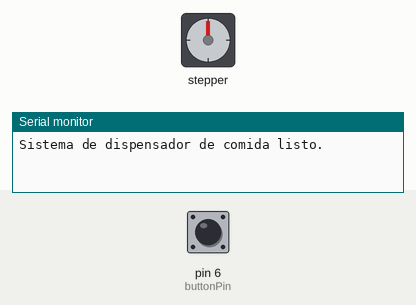
Recording of a sketch running on a simulated Arduino Uno, built with avr-gcc and run on an emulated ATmega328P. Parts: stepper motor, the last lines printed to the serial monitor. The test bench sets the inputs (shaded band); at power-on: pin 6 (buttonPin) HIGH. Stepper angles assume 2048 steps per turn.

Above: at 1.2 s.
1.3 s: pin 6 (buttonPin) pulled LOW for 0.15 s
At 3.9 s:
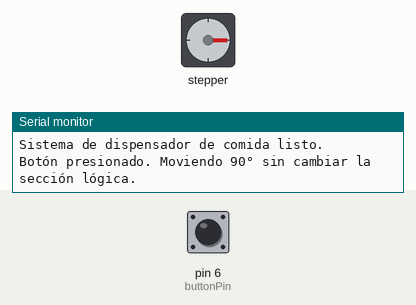
5.8 s: pin 6 (buttonPin) pulled LOW for 1 s
At 8.0 s:
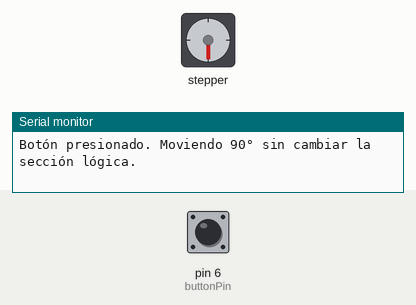
8.8 s: pin 6 (buttonPin) pulled LOW for 0.15 s
At 10.9 s:
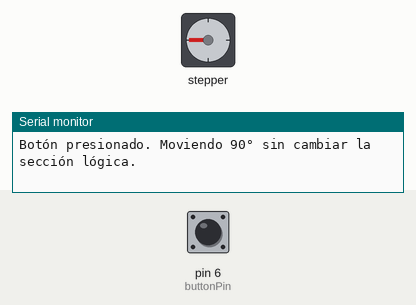
11.8 s: pin 6 (buttonPin) pulled LOW for 3.2 s
At 12.33 s:
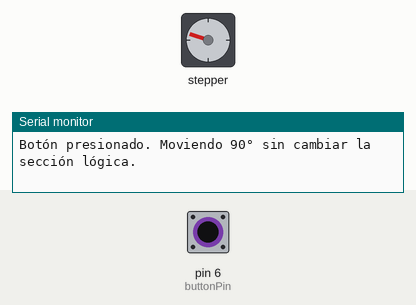
Timing chart, 0 to 14.9 s (numbered marks = the images above; inputs shaded):
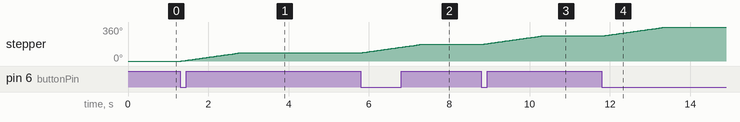

The sketch:

Codigofinal.ino
```cpp
#include <SPI.h>
#include <MFRC522.h>
#include <Stepper.h>

// Configuración del motor paso a paso
const int stepsPerRevolution = 2048; // Pasos por revolución del motor 28BYJ-48
const int stepsPerQuarterTurn = 512; // Pasos necesarios para girar 90° (1/4 de revolución)
Stepper myStepper(stepsPerRevolution, 2, 3, 4, 5); // Pines IN1, IN2, IN3, IN4

// Configuración del sensor RFID
#define SS_PIN 10
#define RST_PIN 9
MFRC522 rfid(SS_PIN, RST_PIN); // Crear una instancia para el lector RFID

// UID de la tarjeta permitida (1D 58 03 32)
byte allowedUID[] = {0x1D, 0x58, 0x03, 0x32};

// Configuración del botón
const int buttonPin = 6;  // El botón está conectado al pin D6
int buttonState = 0;       // Variable para almacenar el estado del botón
int lastButtonState = 0;   // Variable para almacenar el último estado del botón

// Variables de control del tiempo
unsigned long startTime = 0; // Tiempo de inicio del ciclo
int currentSection = 0; // Sección actual (0 = 0°, 1 = 90°, 2 = 180°, 3 = 270°)
int lastSection = 0; // Almacena la sección antes de la retirada de la tarjeta
bool cardDetected = false; // Estado de la tarjeta (cerca o no)
bool cardJustRemoved = false; // Indica si la tarjeta fue retirada completamente
bool buttonPressed = false; // Indica si el botón fue presionado

// Temporizador para confirmar la retirada de la tarjeta
unsigned long cardRemoveStartTime = 0;
const unsigned long cardRemoveDelay = 4000; // 7 segundos para confirmar la ausencia de la tarjeta

void setup() {
  Serial.begin(9600);
  SPI.begin();
  rfid.PCD_Init(); // Inicializar el lector RFID
  myStepper.setSpeed(10); // Configura la velocidad del motor

  pinMode(SS_PIN, OUTPUT);
  digitalWrite(SS_PIN, HIGH); // Desactiva el sensor RFID al inicio

  pinMode(buttonPin, INPUT);  // Configura el botón como entrada con pull-up

  Serial.println("Sistema de dispensador de comida listo.");
  startTime = millis(); // Inicia el contador de tiempo
}

void loop() {
  // Verificar el estado de la tarjeta RFID
  activarRFID();
  if (rfid.PICC_IsNewCardPresent() && rfid.PICC_ReadCardSerial()) {
    if (isAllowedCard()) {
      if (!cardDetected) {
        Serial.println("Tarjeta permitida detectada. Moviendo a la primera sección (0°).");
        moveToSection(0); // Mover a la primera sección (0°)
        lastSection = currentSection; // Guardamos la sección antes de la tarjeta
        cardDetected = true; // Marca que la tarjeta está cerca
        cardJustRemoved = false; // Resetea el estado de retirada
      }
      cardRemoveStartTime = 0; // Reinicia el temporizador de retirada porque la tarjeta está cerca
    }
    rfid.PICC_HaltA(); // Detener la comunicación con la tarjeta
  } else {
    // Si no detecta la tarjeta y estaba previamente detectada
    if (cardDetected && cardRemoveStartTime == 0) {
      cardRemoveStartTime = millis(); // Inicia el temporizador para confirmar retirada
      Serial.println("Iniciando temporizador para confirmar la retirada de la tarjeta...");
    }

    // Verificar si han pasado los 7 segundos de confirmación sin detectar la tarjeta
    if (cardDetected && cardRemoveStartTime > 0 && (millis() - cardRemoveStartTime >= cardRemoveDelay)) {
      cardDetected = false; // Confirma que la tarjeta fue retirada
      cardJustRemoved = true;
      Serial.println("Tarjeta retirada confirmada. Volviendo a la posición correspondiente.");
      moveToSection(lastSection); // Regresa a la sección donde estaba antes de retirar la tarjeta
      cardRemoveStartTime = 0; // Reinicia el temporizador
    }
  }
  desactivarRFID();

  // Solo actualiza la posición basada en el tiempo si la tarjeta ha sido retirada
  if (cardJustRemoved && !cardDetected) {
    updateSectionByTime(); // Actualiza la sección basada en el tiempo
    cardJustRemoved = false; // Reinicia el estado de retirada para futuras detecciones
  }

  // Si no hay tarjeta detectada ni recientemente retirada, ajusta la posición con el tiempo
  if (!cardDetected && !cardJustRemoved) {
    updateSectionByTime(); // Mueve el motor según el ciclo de tiempo
  }

  // Detectar cuando el botón es presionado
  buttonState = digitalRead(buttonPin);

  // Si el botón es presionado, mover el motor físicamente sin actualizar la sección lógica
  if (buttonState == LOW && lastButtonState == HIGH) {  // El botón se presionó
    myStepper.step(stepsPerQuarterTurn); // Mover físicamente el motor 90°
    Serial.println("Botón presionado. Moviendo 90° sin cambiar la sección lógica.");
    buttonPressed = true; // Indica que el motor fue movido manualmente
  }

  // Guardar el último estado del botón
  lastButtonState = buttonState;

  delay(100); // Pausa para evitar actualizaciones rápidas innecesarias
}

// Función para activar el sensor RFID
void activarRFID() {
  digitalWrite(SS_PIN, LOW); // Activa el sensor RFID
}

// Función para desactivar el sensor RFID
void desactivarRFID() {
  digitalWrite(SS_PIN, HIGH); // Desactiva el sensor RFID
}

// Función para verificar si el UID de la tarjeta coincide con el permitido
bool isAllowedCard() {
  if (rfid.uid.size != sizeof(allowedUID)) return false;
  for (byte i = 0; i < rfid.uid.size; i++) {
    if (rfid.uid.uidByte[i] != allowedUID[i]) return false;
  }
  return true;
}

// Función para mover el motor a la sección indicada
void moveToSection(int section) {
  int stepsToMove = (section - currentSection) * stepsPerQuarterTurn;

  // Ajustar el número de pasos para siempre mover en la dirección correcta
  if (stepsToMove < 0) stepsToMove += stepsPerRevolution;

  // Mover el motor la cantidad calculada de pasos
  myStepper.step(stepsToMove);

  // Actualiza la sección actual
  currentSection = section;

  Serial.print("Motor movido a sección ");
  Serial.print(section);
  Serial.print(" (");
  Serial.print(stepsToMove);
  Serial.println(" pasos).");
}

// Función para actualizar la sección del motor según el tiempo transcurrido
void updateSectionByTime() {
  unsigned long elapsedTime = millis() - startTime; // Tiempo transcurrido en milisegundos
  int cyclePosition = (elapsedTime / 1000) % 120; // Posición en el ciclo de 120 segundos

  // Determina la sección en función del tiempo transcurrido
  int newSection;
  if (cyclePosition < 30) {
    newSection = 0; // Primera sección (0°)
  } else if (cyclePosition < 60) {
    newSection = 1; // Segunda sección (90°)
  } else if (cyclePosition < 90) {
    newSection = 2; // Tercera sección (180°)
  } else {
    newSection = 3; // Cuarta sección (270°)
  }

  // Mueve el motor si la nueva sección es diferente a la actual
  if (newSection != currentSection) {
    Serial.print("Actualizando posición por tiempo. Moviendo a la sección: ");
    Serial.println(newSection + 1);
    moveToSection(newSection);
  }
}
```

Measured:
- after the input at 1.3 s, stepper: turns 90° clockwise in 1.5 s, starting at once
- after the input at 5.8 s, stepper: turns 90° clockwise in 1.5 s, starting after 0.05 s
- after the input at 8.8 s, stepper: turns 90° clockwise in 1.5 s, starting after 0.06 s
- after the input at 11.8 s, stepper: turns 90° clockwise in 1.5 s, starting after 0.08 s
